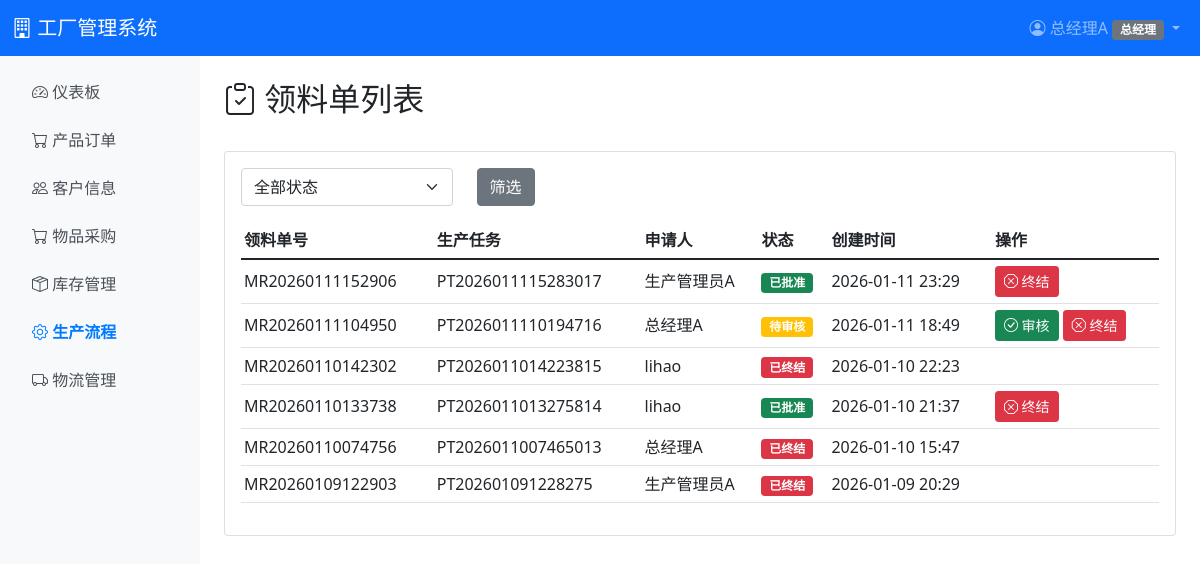
The app's page /production/requisitions/ (signed in), older data.
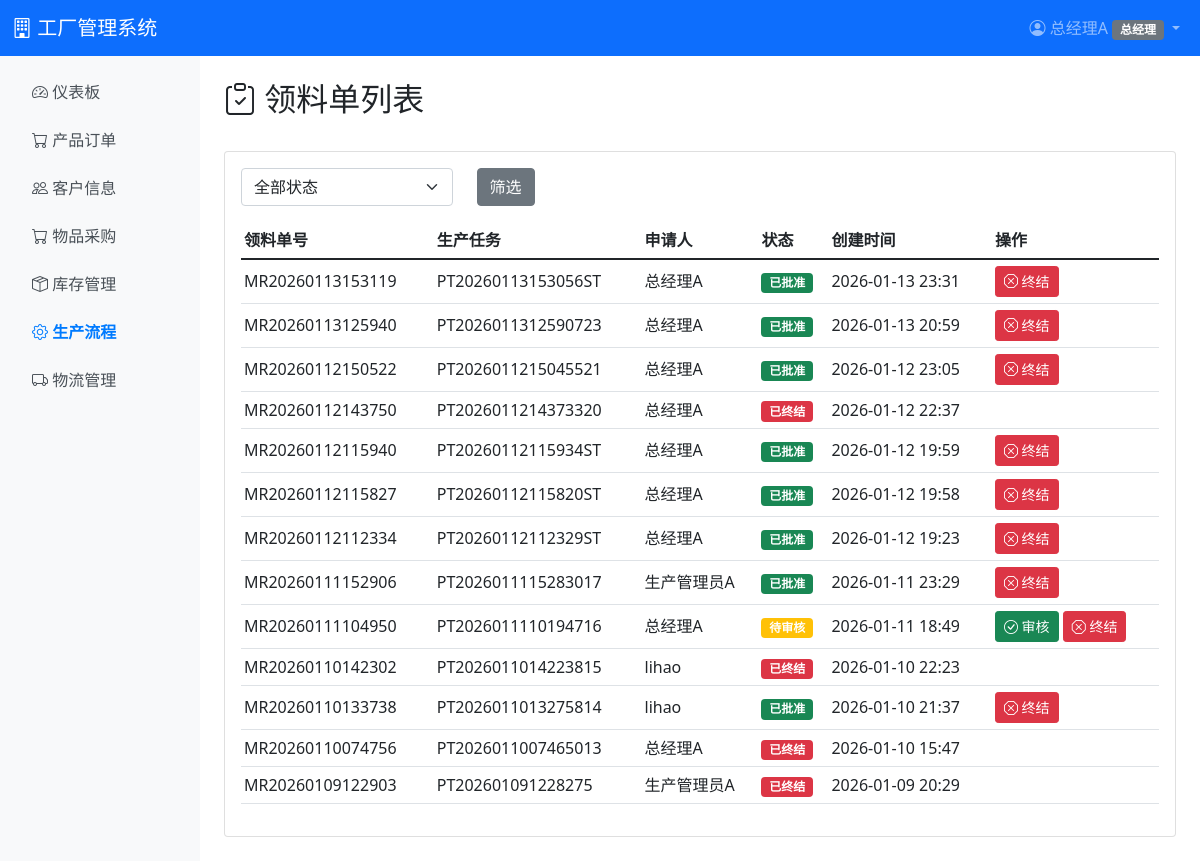
The same page, newer data.
### production/models.py (models this page shows, shortened)
class MaterialRequisition(models.Model):
    STATUS_CHOICES = [
        ('pending', '待审核'),
        ('approved', '已批准'),
        ('issued', '已发料'),
        ('cancelled', '已取消'),
        ('terminated', '已终结'),
    ]
    requisition_no = models.CharField(max_length=50, unique=True, verbose_name='领料单号')
    task = models.ForeignKey(ProductionTask, on_delete=models.CASCADE, related_name='material_requisitions', verbose_name='生产任务')
    status = models.CharField(max_length=20, choices=STATUS_CHOICES, default='pending', verbose_name='状态')
    requested_by = models.ForeignKey('auth.User', on_delete=models.PROTECT, related_name='requested_requisitions', verbose_name='申请人')
    approved_by = models.ForeignKey('auth.User', on_delete=models.SET_NULL, null=True, blank=True, related_name='approved_requisitions', verbose_name='审批人')
    approved_at = models.DateTimeField(null=True, blank=True, verbose_name='审批时间')
    issued_by = models.ForeignKey('auth.User', on_delete=models.SET_NULL, null=True, blank=True, related_name='issued_requisitions', verbose_name='发料人')
    issued_at = models.DateTimeField(null=True, blank=True, verbose_name='发料时间')
    terminated_by = models.ForeignKey('auth.User', on_delete=models.SET_NULL, null=True, blank=True, related_name='terminated_requisitions', verbose_name='终结人')
    terminated_at = models.DateTimeField(null=True, blank=True, verbose_name='终结时间')
    terminate_reason = models.TextField(blank=True, verbose_name='终结原因')
    created_at = models.DateTimeField(auto_now_add=True, verbose_name='创建时间')
    class Meta:
        verbose_name = '领料单'
        verbose_name_plural = '领料单'
        ordering = ['-created_at']

class ProductionTask(models.Model):
    STATUS_CHOICES = [
        ('pending', '待接收'),
        ('material_insufficient', '原料不足'),
        ('received', '已接收'),
        ('material_preparing', '备料中'),
        ('in_production', '生产中'),
        ('qc_checking', '质检中'),
        ('completed', '已完成'),
        ('cancelled', '已取消'),
        ('terminated', '已终结'),
    ]
    PRODUCTION_TYPE_CHOICES = [
        ('order', '订单生产'),
        ('stock', '备货生产'),
    ]
    task_no = models.CharField(max_length=50, unique=True, verbose_name='任务单号')
    production_type = models.CharField(max_length=10, choices=PRODUCTION_TYPE_CHOICES, default='order', verbose_name='生产类型')
    order = models.ForeignKey(SalesOrder, on_delete=models.CASCADE, null=True, blank=True, related_name='production_tasks', verbose_name='关联订单')
    product = models.ForeignKey(Product, on_delete=models.PROTECT, verbose_name='产品')
    required_quantity = models.DecimalField(max_digits=10, decimal_places=2, validators=[MinValueValidator(0.01)], verbose_name='需求数量')
    completed_quantity = models.DecimalField(max_digits=10, decimal_places=2, default=0, verbose_name='完成数量')
    status = models.CharField(max_length=25, choices=STATUS_CHOICES, default='pending', verbose_name='状态')
    planned_completion_date = models.DateField(null=True, blank=True, verbose_name='计划完成日期')
    received_by = models.ForeignKey('auth.User', on_delete=models.SET_NULL, null=True, blank=True, related_name='received_tasks', verbose_name='接收人')
    received_at = models.DateTimeField(null=True, blank=True, verbose_name='接收时间')
    started_at = models.DateTimeField(null=True, blank=True, verbose_name='开始时间')
    completed_at = models.DateTimeField(null=True, blank=True, verbose_name='完成时间')
    terminated_by = models.ForeignKey('auth.User', on_delete=models.SET_NULL, null=True, blank=True, related_name='terminated_tasks', verbose_name='终结人')
    terminated_at = models.DateTimeField(null=True, blank=True, verbose_name='终结时间')
    terminate_reason = models.TextField(blank=True, verbose_name='终结原因')
    remark = models.TextField(blank=True, verbose_name='备注')
    created_at = models.DateTimeField(auto_now_add=True, verbose_name='创建时间')
    updated_at = models.DateTimeField(auto_now=True, verbose_name='更新时间')
    class Meta:
        verbose_name = '生产任务单'
        verbose_name_plural = '生产任务单'
        ordering = ['-created_at']

### production/views.py (the view)
# urls.py: path('requisitions/', views.requisition_list, name='requisition_list'),
@login_required
@role_required('warehouse', 'ceo')
def requisition_list(request):
    requisitions = MaterialRequisition.objects.select_related('task', 'requested_by').all()
    status_filter = request.GET.get('status', '')
    if status_filter:
        requisitions = requisitions.filter(status=status_filter)
    paginator = Paginator(requisitions, 20)  # 每页20条
    page_number = request.GET.get('page')
    page_obj = paginator.get_page(page_number)
    extra_params = ''
    if status_filter:
        extra_params = f'status={status_filter}'
    context = {
        'requisitions': page_obj,
        'status_filter': status_filter,
        'extra_params': extra_params,
    }
    return render(request, 'production/requisition_list.html', context)

### templates/production/requisition_list.html (shortened to what this page needs)
{% extends 'base.html' %}
{% block content %}
<div class="d-flex justify-content-between align-items-center mb-4">
    <h2><i class="bi bi-clipboard-check"></i> 领料单列表</h2>
</div>
<div class="card">
    <div class="card-body">
        <form method="get" class="mb-3">
            <div class="row">
                <div class="col-md-3">
                    <select name="status" class="form-select">
                        <option value="">全部状态</option>
                    </select>
                </div>
                <div class="col-md-2">
                    <button type="submit" class="btn btn-secondary">筛选</button>
                </div>
            </div>
        </form>
        <div class="table-responsive">
            <table class="table table-hover table-sm">
                <thead>
                    <tr>
                        <th>领料单号</th>
                        <th>生产任务</th>
                        <th>申请人</th>
                        <th>状态</th>
                        <th>创建时间</th>
                        <th>操作</th>
                    </tr>
                </thead>
                <tbody>
                    {% for req in requisitions %}
                    <tr>
                        <td>{{ req.requisition_no }}</td>
                        <td>{{ req.task.task_no }}</td>
                        <td>{{ req.requested_by.username }}</td>
                        <td>
                            {% if req.status == 'pending' %}
                            <span class="badge bg-warning">待审核</span>
                            {% elif req.status == 'approved' %}
                            <span class="badge bg-success">已批准</span>
                            {% elif req.status == 'issued' %}
                            <span class="badge bg-info">已发料</span>
                            {% elif req.status == 'cancelled' %}
                            <span class="badge bg-dark">已取消</span>
                            {% elif req.status == 'terminated' %}
                            <span class="badge bg-danger">已终结</span>
                            {% endif %}
                        </td>
                        <td>{{ req.created_at|date:"Y-m-d H:i" }}</td>
                        <td>
                            {% if req.status == 'pending' %}
                            <a href="{% url 'production:requisition_approve' req.pk %}" class="btn btn-sm btn-success">
                                <i class="bi bi-check-circle"></i> 审核
                            </a>
                            {% endif %}
                            {% if req.status == 'pending' or req.status == 'approved' or req.status == 'issued' %}
                                {% if user.profile.role == 'ceo' %}
                                <a href="{% url 'production:requisition_terminate' req.pk %}" class="btn btn-sm btn-danger">
                                    <i class="bi bi-x-octagon"></i> 终结
                                </a>
                                {% endif %}
                            {% endif %}
                        </td>
                    </tr>
                    {% empty %}
                    <tr>
                        <td colspan="6" class="text-center text-muted">暂无领料单</td>
                    </tr>
                    {% endfor %}
                </tbody>
            </table>
        </div>
    </div>
</div>
{% endblock %}

Row changes from the older to the newer data that the page shows:
added MaterialRequisition: requisition_no "MR20260113153119", task.task_no "PT20260113153056ST", requested_by.username "总经理A", status "已批准", created_at "2026-01-13 23:31"
added MaterialRequisition: requisition_no "MR20260113125940", task.task_no "PT2026011312590723", requested_by.username "总经理A", status "已批准", created_at "2026-01-13 20:59"
added MaterialRequisition: requisition_no "MR20260112150522", task.task_no "PT2026011215045521", requested_by.username "总经理A", status "已批准", created_at "2026-01-12 23:05"
added MaterialRequisition: requisition_no "MR20260112143750", task.task_no "PT2026011214373320", requested_by.username "总经理A", status "已终结", created_at "2026-01-12 22:37"
added MaterialRequisition: requisition_no "MR20260112115940", task.task_no "PT20260112115934ST", requested_by.username "总经理A", status "已批准", created_at "2026-01-12 19:59"
added MaterialRequisition: requisition_no "MR20260112115827", task.task_no "PT20260112115820ST", requested_by.username "总经理A", status "已批准", created_at "2026-01-12 19:58"
added MaterialRequisition: requisition_no "MR20260112112334", task.task_no "PT20260112112329ST", requested_by.username "总经理A", status "已批准", created_at "2026-01-12 19:23"
